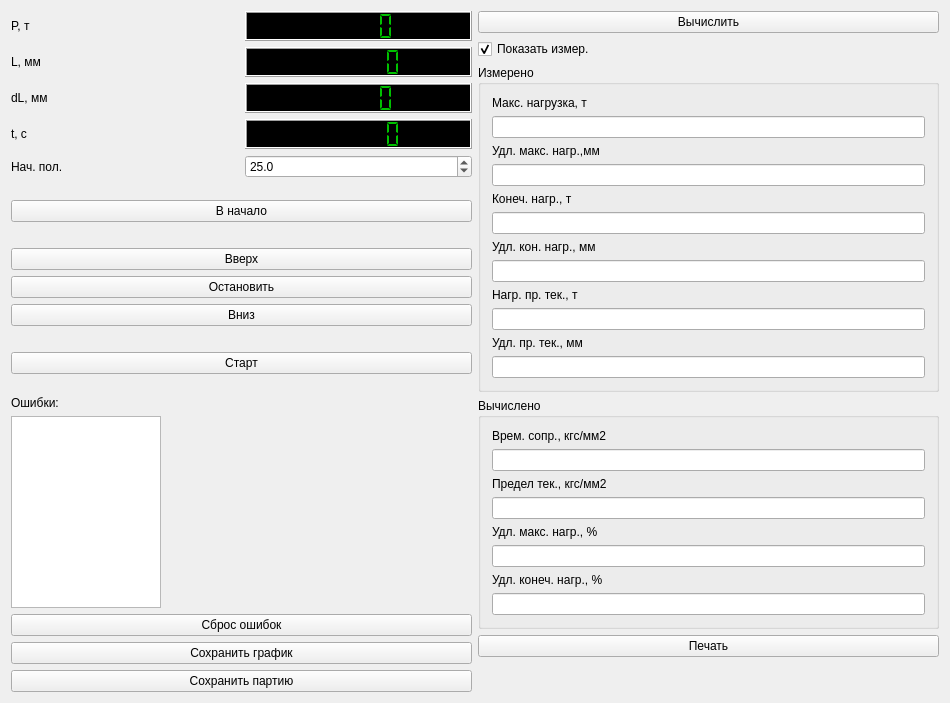
<?xml version="1.0" encoding="UTF-8"?>
<ui version="4.0">
 <class>MainWidget</class>
 <widget class="QWidget" name="MainWidget">
  <property name="windowModality">
   <enum>Qt::ApplicationModal</enum>
  </property>
  <property name="geometry">
   <rect>
    <x>0</x>
    <y>0</y>
    <width>950</width>
    <height>703</height>
   </rect>
  </property>
  <property name="windowTitle">
   <string>Испытание образца</string>
  </property>
  <layout class="QHBoxLayout" name="horizontalLayout_6">
   <item>
    <layout class="QVBoxLayout" name="verticalLayout_4">
     <item>
      <layout class="QHBoxLayout" name="horizontalLayout">
       <item>
        <widget class="QLabel" name="label_11">
         <property name="text">
          <string>P, т</string>
         </property>
        </widget>
       </item>
       <item>
        <widget class="QLCDNumber" name="lcdNumberP">
         <property name="sizePolicy">
          <sizepolicy hsizetype="Minimum" vsizetype="Minimum">
           <horstretch>0</horstretch>
           <verstretch>0</verstretch>
          </sizepolicy>
         </property>
         <property name="minimumSize">
          <size>
           <width>0</width>
           <height>30</height>
          </size>
         </property>
         <property name="palette">
          <palette>
           <active>
            <colorrole role="WindowText">
             <brush brushstyle="SolidPattern">
              <color alpha="255">
               <red>0</red>
               <green>192</green>
               <blue>0</blue>
              </color>
             </brush>
            </colorrole>
            <colorrole role="Base">
             <brush brushstyle="SolidPattern">
              <color alpha="255">
               <red>255</red>
               <green>255</green>
               <blue>255</blue>
              </color>
             </brush>
            </colorrole>
            <colorrole role="Window">
             <brush brushstyle="SolidPattern">
              <color alpha="255">
               <red>0</red>
               <green>0</green>
               <blue>0</blue>
              </color>
             </brush>
            </colorrole>
           </active>
           <inactive>
            <colorrole role="WindowText">
             <brush brushstyle="SolidPattern">
              <color alpha="255">
               <red>0</red>
               <green>192</green>
               <blue>0</blue>
              </color>
             </brush>
            </colorrole>
            <colorrole role="Base">
             <brush brushstyle="SolidPattern">
              <color alpha="255">
               <red>255</red>
               <green>255</green>
               <blue>255</blue>
              </color>
             </brush>
            </colorrole>
            <colorrole role="Window">
             <brush brushstyle="SolidPattern">
              <color alpha="255">
               <red>0</red>
               <green>0</green>
               <blue>0</blue>
              </color>
             </brush>
            </colorrole>
           </inactive>
           <disabled>
            <colorrole role="WindowText">
             <brush brushstyle="SolidPattern">
              <color alpha="255">
               <red>144</red>
               <green>141</green>
               <blue>139</blue>
              </color>
             </brush>
            </colorrole>
            <colorrole role="Base">
             <brush brushstyle="SolidPattern">
              <color alpha="255">
               <red>0</red>
               <green>0</green>
               <blue>0</blue>
              </color>
             </brush>
            </colorrole>
            <colorrole role="Window">
             <brush brushstyle="SolidPattern">
              <color alpha="255">
               <red>0</red>
               <green>0</green>
               <blue>0</blue>
              </color>
             </brush>
            </colorrole>
           </disabled>
          </palette>
         </property>
         <property name="autoFillBackground">
          <bool>true</bool>
         </property>
         <property name="frameShape">
          <enum>QFrame::Box</enum>
         </property>
         <property name="frameShadow">
          <enum>QFrame::Raised</enum>
         </property>
         <property name="smallDecimalPoint">
          <bool>false</bool>
         </property>
         <property name="digitCount">
          <number>5</number>
         </property>
         <property name="segmentStyle">
          <enum>QLCDNumber::Flat</enum>
         </property>
         <property name="value" stdset="0">
          <double>0.000000000000000</double>
         </property>
        </widget>
       </item>
      </layout>
     </item>
     <item>
      <layout class="QHBoxLayout" name="horizontalLayout_2">
       <item>
        <widget class="QLabel" name="label_12">
         <property name="text">
          <string>L, мм</string>
         </property>
        </widget>
       </item>
       <item>
        <widget class="QLCDNumber" name="lcdNumberL">
         <property name="sizePolicy">
          <sizepolicy hsizetype="Minimum" vsizetype="Minimum">
           <horstretch>0</horstretch>
           <verstretch>0</verstretch>
          </sizepolicy>
         </property>
         <property name="minimumSize">
          <size>
           <width>0</width>
           <height>30</height>
          </size>
         </property>
         <property name="palette">
          <palette>
           <active>
            <colorrole role="WindowText">
             <brush brushstyle="SolidPattern">
              <color alpha="255">
               <red>0</red>
               <green>192</green>
               <blue>0</blue>
              </color>
             </brush>
            </colorrole>
            <colorrole role="Base">
             <brush brushstyle="SolidPattern">
              <color alpha="255">
               <red>255</red>
               <green>255</green>
               <blue>255</blue>
              </color>
             </brush>
            </colorrole>
            <colorrole role="Window">
             <brush brushstyle="SolidPattern">
              <color alpha="255">
               <red>0</red>
               <green>0</green>
               <blue>0</blue>
              </color>
             </brush>
            </colorrole>
           </active>
           <inactive>
            <colorrole role="WindowText">
             <brush brushstyle="SolidPattern">
              <color alpha="255">
               <red>0</red>
               <green>192</green>
               <blue>0</blue>
              </color>
             </brush>
            </colorrole>
            <colorrole role="Base">
             <brush brushstyle="SolidPattern">
              <color alpha="255">
               <red>255</red>
               <green>255</green>
               <blue>255</blue>
              </color>
             </brush>
            </colorrole>
            <colorrole role="Window">
             <brush brushstyle="SolidPattern">
              <color alpha="255">
               <red>0</red>
               <green>0</green>
               <blue>0</blue>
              </color>
             </brush>
            </colorrole>
           </inactive>
           <disabled>
            <colorrole role="WindowText">
             <brush brushstyle="SolidPattern">
              <color alpha="255">
               <red>144</red>
               <green>141</green>
               <blue>139</blue>
              </color>
             </brush>
            </colorrole>
            <colorrole role="Base">
             <brush brushstyle="SolidPattern">
              <color alpha="255">
               <red>0</red>
               <green>0</green>
               <blue>0</blue>
              </color>
             </brush>
            </colorrole>
            <colorrole role="Window">
             <brush brushstyle="SolidPattern">
              <color alpha="255">
               <red>0</red>
               <green>0</green>
               <blue>0</blue>
              </color>
             </brush>
            </colorrole>
           </disabled>
          </palette>
         </property>
         <property name="autoFillBackground">
          <bool>true</bool>
         </property>
         <property name="frameShadow">
          <enum>QFrame::Raised</enum>
         </property>
         <property name="digitCount">
          <number>6</number>
         </property>
         <property name="segmentStyle">
          <enum>QLCDNumber::Flat</enum>
         </property>
        </widget>
       </item>
      </layout>
     </item>
     <item>
      <layout class="QHBoxLayout" name="horizontalLayout_3">
       <item>
        <widget class="QLabel" name="label_13">
         <property name="text">
          <string>dL, мм</string>
         </property>
        </widget>
       </item>
       <item>
        <widget class="QLCDNumber" name="lcdNumberdL">
         <property name="sizePolicy">
          <sizepolicy hsizetype="Minimum" vsizetype="Minimum">
           <horstretch>0</horstretch>
           <verstretch>0</verstretch>
          </sizepolicy>
         </property>
         <property name="minimumSize">
          <size>
           <width>0</width>
           <height>30</height>
          </size>
         </property>
         <property name="palette">
          <palette>
           <active>
            <colorrole role="WindowText">
             <brush brushstyle="SolidPattern">
              <color alpha="255">
               <red>0</red>
               <green>192</green>
               <blue>0</blue>
              </color>
             </brush>
            </colorrole>
            <colorrole role="Base">
             <brush brushstyle="SolidPattern">
              <color alpha="255">
               <red>255</red>
               <green>255</green>
               <blue>255</blue>
              </color>
             </brush>
            </colorrole>
            <colorrole role="Window">
             <brush brushstyle="SolidPattern">
              <color alpha="255">
               <red>0</red>
               <green>0</green>
               <blue>0</blue>
              </color>
             </brush>
            </colorrole>
           </active>
           <inactive>
            <colorrole role="WindowText">
             <brush brushstyle="SolidPattern">
              <color alpha="255">
               <red>0</red>
               <green>192</green>
               <blue>0</blue>
              </color>
             </brush>
            </colorrole>
            <colorrole role="Base">
             <brush brushstyle="SolidPattern">
              <color alpha="255">
               <red>255</red>
               <green>255</green>
               <blue>255</blue>
              </color>
             </brush>
            </colorrole>
            <colorrole role="Window">
             <brush brushstyle="SolidPattern">
              <color alpha="255">
               <red>0</red>
               <green>0</green>
               <blue>0</blue>
              </color>
             </brush>
            </colorrole>
           </inactive>
           <disabled>
            <colorrole role="WindowText">
             <brush brushstyle="SolidPattern">
              <color alpha="255">
               <red>144</red>
               <green>141</green>
               <blue>139</blue>
              </color>
             </brush>
            </colorrole>
            <colorrole role="Base">
             <brush brushstyle="SolidPattern">
              <color alpha="255">
               <red>0</red>
               <green>0</green>
               <blue>0</blue>
              </color>
             </brush>
            </colorrole>
            <colorrole role="Window">
             <brush brushstyle="SolidPattern">
              <color alpha="255">
               <red>0</red>
               <green>0</green>
               <blue>0</blue>
              </color>
             </brush>
            </colorrole>
           </disabled>
          </palette>
         </property>
         <property name="autoFillBackground">
          <bool>true</bool>
         </property>
         <property name="frameShadow">
          <enum>QFrame::Raised</enum>
         </property>
         <property name="segmentStyle">
          <enum>QLCDNumber::Flat</enum>
         </property>
        </widget>
       </item>
      </layout>
     </item>
     <item>
      <layout class="QHBoxLayout" name="horizontalLayout_4">
       <item>
        <widget class="QLabel" name="label_14">
         <property name="text">
          <string>t, c</string>
         </property>
        </widget>
       </item>
       <item>
        <widget class="QLCDNumber" name="lcdNumberT">
         <property name="sizePolicy">
          <sizepolicy hsizetype="Minimum" vsizetype="Minimum">
           <horstretch>0</horstretch>
           <verstretch>0</verstretch>
          </sizepolicy>
         </property>
         <property name="minimumSize">
          <size>
           <width>0</width>
           <height>30</height>
          </size>
         </property>
         <property name="palette">
          <palette>
           <active>
            <colorrole role="WindowText">
             <brush brushstyle="SolidPattern">
              <color alpha="255">
               <red>0</red>
               <green>192</green>
               <blue>0</blue>
              </color>
             </brush>
            </colorrole>
            <colorrole role="Base">
             <brush brushstyle="SolidPattern">
              <color alpha="255">
               <red>255</red>
               <green>255</green>
               <blue>255</blue>
              </color>
             </brush>
            </colorrole>
            <colorrole role="Window">
             <brush brushstyle="SolidPattern">
              <color alpha="255">
               <red>0</red>
               <green>0</green>
               <blue>0</blue>
              </color>
             </brush>
            </colorrole>
           </active>
           <inactive>
            <colorrole role="WindowText">
             <brush brushstyle="SolidPattern">
              <color alpha="255">
               <red>0</red>
               <green>192</green>
               <blue>0</blue>
              </color>
             </brush>
            </colorrole>
            <colorrole role="Base">
             <brush brushstyle="SolidPattern">
              <color alpha="255">
               <red>255</red>
               <green>255</green>
               <blue>255</blue>
              </color>
             </brush>
            </colorrole>
            <colorrole role="Window">
             <brush brushstyle="SolidPattern">
              <color alpha="255">
               <red>0</red>
               <green>0</green>
               <blue>0</blue>
              </color>
             </brush>
            </colorrole>
           </inactive>
           <disabled>
            <colorrole role="WindowText">
             <brush brushstyle="SolidPattern">
              <color alpha="255">
               <red>144</red>
               <green>141</green>
               <blue>139</blue>
              </color>
             </brush>
            </colorrole>
            <colorrole role="Base">
             <brush brushstyle="SolidPattern">
              <color alpha="255">
               <red>0</red>
               <green>0</green>
               <blue>0</blue>
              </color>
             </brush>
            </colorrole>
            <colorrole role="Window">
             <brush brushstyle="SolidPattern">
              <color alpha="255">
               <red>0</red>
               <green>0</green>
               <blue>0</blue>
              </color>
             </brush>
            </colorrole>
           </disabled>
          </palette>
         </property>
         <property name="autoFillBackground">
          <bool>true</bool>
         </property>
         <property name="frameShadow">
          <enum>QFrame::Raised</enum>
         </property>
         <property name="digitCount">
          <number>6</number>
         </property>
         <property name="segmentStyle">
          <enum>QLCDNumber::Flat</enum>
         </property>
        </widget>
       </item>
      </layout>
     </item>
     <item>
      <layout class="QHBoxLayout" name="horizontalLayout_5">
       <item>
        <widget class="QLabel" name="label_16">
         <property name="text">
          <string>Нач. пол.</string>
         </property>
        </widget>
       </item>
       <item>
        <widget class="QDoubleSpinBox" name="doubleSpinBoxNu">
         <property name="decimals">
          <number>1</number>
         </property>
         <property name="maximum">
          <double>1000.000000000000000</double>
         </property>
         <property name="value">
          <double>25.000000000000000</double>
         </property>
        </widget>
       </item>
      </layout>
     </item>
     <item>
      <spacer name="verticalSpacer_2">
       <property name="orientation">
        <enum>Qt::Vertical</enum>
       </property>
       <property name="sizeHint" stdset="0">
        <size>
         <width>20</width>
         <height>40</height>
        </size>
       </property>
      </spacer>
     </item>
     <item>
      <widget class="QPushButton" name="cmdNu">
       <property name="text">
        <string>В начало</string>
       </property>
      </widget>
     </item>
     <item>
      <widget class="QLabel" name="labelUp">
       <property name="text">
        <string/>
       </property>
       <property name="pixmap">
        <pixmap resource="res.qrc">:/off.png</pixmap>
       </property>
       <property name="alignment">
        <set>Qt::AlignCenter</set>
       </property>
      </widget>
     </item>
     <item>
      <widget class="QPushButton" name="cmdUp">
       <property name="sizePolicy">
        <sizepolicy hsizetype="Minimum" vsizetype="Fixed">
         <horstretch>0</horstretch>
         <verstretch>0</verstretch>
        </sizepolicy>
       </property>
       <property name="text">
        <string>Вверх</string>
       </property>
      </widget>
     </item>
     <item>
      <widget class="QPushButton" name="cmdBrake">
       <property name="sizePolicy">
        <sizepolicy hsizetype="Minimum" vsizetype="Fixed">
         <horstretch>0</horstretch>
         <verstretch>0</verstretch>
        </sizepolicy>
       </property>
       <property name="text">
        <string>Остановить</string>
       </property>
      </widget>
     </item>
     <item>
      <widget class="QPushButton" name="cmdDown">
       <property name="sizePolicy">
        <sizepolicy hsizetype="Minimum" vsizetype="Fixed">
         <horstretch>0</horstretch>
         <verstretch>0</verstretch>
        </sizepolicy>
       </property>
       <property name="text">
        <string>Вниз</string>
       </property>
      </widget>
     </item>
     <item>
      <widget class="QLabel" name="labelDown">
       <property name="text">
        <string/>
       </property>
       <property name="pixmap">
        <pixmap resource="res.qrc">:/off.png</pixmap>
       </property>
       <property name="alignment">
        <set>Qt::AlignCenter</set>
       </property>
      </widget>
     </item>
     <item>
      <widget class="QPushButton" name="cmdStart">
       <property name="sizePolicy">
        <sizepolicy hsizetype="Minimum" vsizetype="Fixed">
         <horstretch>0</horstretch>
         <verstretch>0</verstretch>
        </sizepolicy>
       </property>
       <property name="text">
        <string>Старт</string>
       </property>
      </widget>
     </item>
     <item>
      <spacer name="verticalSpacer_3">
       <property name="orientation">
        <enum>Qt::Vertical</enum>
       </property>
       <property name="sizeHint" stdset="0">
        <size>
         <width>20</width>
         <height>40</height>
        </size>
       </property>
      </spacer>
     </item>
     <item>
      <widget class="QLabel" name="label_15">
       <property name="text">
        <string>Ошибки:</string>
       </property>
      </widget>
     </item>
     <item>
      <widget class="QListWidget" name="listWidgetError">
       <property name="sizePolicy">
        <sizepolicy hsizetype="Maximum" vsizetype="Fixed">
         <horstretch>0</horstretch>
         <verstretch>0</verstretch>
        </sizepolicy>
       </property>
       <property name="maximumSize">
        <size>
         <width>150</width>
         <height>16777215</height>
        </size>
       </property>
       <property name="contextMenuPolicy">
        <enum>Qt::NoContextMenu</enum>
       </property>
       <property name="autoFillBackground">
        <bool>false</bool>
       </property>
       <property name="textElideMode">
        <enum>Qt::ElideMiddle</enum>
       </property>
       <property name="selectionRectVisible">
        <bool>false</bool>
       </property>
      </widget>
     </item>
     <item>
      <widget class="QPushButton" name="cmdReset">
       <property name="text">
        <string>Сброс ошибок</string>
       </property>
      </widget>
     </item>
     <item>
      <widget class="QPushButton" name="cmdSave">
       <property name="sizePolicy">
        <sizepolicy hsizetype="Minimum" vsizetype="Fixed">
         <horstretch>0</horstretch>
         <verstretch>0</verstretch>
        </sizepolicy>
       </property>
       <property name="text">
        <string>Сохранить график</string>
       </property>
      </widget>
     </item>
     <item>
      <widget class="QPushButton" name="cmdSavePart">
       <property name="text">
        <string>Сохранить партию</string>
       </property>
      </widget>
     </item>
    </layout>
   </item>
   <item>
    <layout class="QVBoxLayout" name="verticalLayoutPlot"/>
   </item>
   <item>
    <layout class="QVBoxLayout" name="verticalLayout">
     <item>
      <widget class="QPushButton" name="cmdCalc">
       <property name="text">
        <string>Вычислить</string>
       </property>
      </widget>
     </item>
     <item>
      <widget class="QCheckBox" name="checkBoxIzm">
       <property name="text">
        <string>Показать измер.</string>
       </property>
       <property name="checked">
        <bool>true</bool>
       </property>
      </widget>
     </item>
     <item>
      <widget class="QGroupBox" name="groupBox">
       <property name="sizePolicy">
        <sizepolicy hsizetype="Minimum" vsizetype="Preferred">
         <horstretch>0</horstretch>
         <verstretch>0</verstretch>
        </sizepolicy>
       </property>
       <property name="title">
        <string>Измерено</string>
       </property>
       <layout class="QVBoxLayout" name="verticalLayout_2">
        <item>
         <widget class="QLabel" name="label">
          <property name="text">
           <string>Макс. нагрузка, т</string>
          </property>
         </widget>
        </item>
        <item>
         <widget class="QLineEdit" name="lineEditPmax">
          <property name="sizePolicy">
           <sizepolicy hsizetype="Minimum" vsizetype="Fixed">
            <horstretch>0</horstretch>
            <verstretch>0</verstretch>
           </sizepolicy>
          </property>
          <property name="readOnly">
           <bool>true</bool>
          </property>
         </widget>
        </item>
        <item>
         <widget class="QLabel" name="label_2">
          <property name="text">
           <string>Удл. макс. нагр.,мм</string>
          </property>
         </widget>
        </item>
        <item>
         <widget class="QLineEdit" name="lineEditLPmax">
          <property name="sizePolicy">
           <sizepolicy hsizetype="Minimum" vsizetype="Fixed">
            <horstretch>0</horstretch>
            <verstretch>0</verstretch>
           </sizepolicy>
          </property>
          <property name="readOnly">
           <bool>true</bool>
          </property>
         </widget>
        </item>
        <item>
         <widget class="QLabel" name="label_3">
          <property name="text">
           <string>Конеч. нагр., т</string>
          </property>
         </widget>
        </item>
        <item>
         <widget class="QLineEdit" name="lineEditPend">
          <property name="sizePolicy">
           <sizepolicy hsizetype="Minimum" vsizetype="Fixed">
            <horstretch>0</horstretch>
            <verstretch>0</verstretch>
           </sizepolicy>
          </property>
          <property name="readOnly">
           <bool>true</bool>
          </property>
         </widget>
        </item>
        <item>
         <widget class="QLabel" name="label_4">
          <property name="text">
           <string>Удл. кон. нагр., мм</string>
          </property>
         </widget>
        </item>
        <item>
         <widget class="QLineEdit" name="lineEditLPend">
          <property name="sizePolicy">
           <sizepolicy hsizetype="Minimum" vsizetype="Fixed">
            <horstretch>0</horstretch>
            <verstretch>0</verstretch>
           </sizepolicy>
          </property>
          <property name="readOnly">
           <bool>true</bool>
          </property>
         </widget>
        </item>
        <item>
         <widget class="QLabel" name="label_5">
          <property name="text">
           <string>Нагр. пр. тек., т</string>
          </property>
         </widget>
        </item>
        <item>
         <widget class="QLineEdit" name="lineEditPtek">
          <property name="sizePolicy">
           <sizepolicy hsizetype="Minimum" vsizetype="Fixed">
            <horstretch>0</horstretch>
            <verstretch>0</verstretch>
           </sizepolicy>
          </property>
          <property name="readOnly">
           <bool>true</bool>
          </property>
         </widget>
        </item>
        <item>
         <widget class="QLabel" name="label_6">
          <property name="text">
           <string>Удл. пр. тек., мм</string>
          </property>
         </widget>
        </item>
        <item>
         <widget class="QLineEdit" name="lineEditLPtek">
          <property name="sizePolicy">
           <sizepolicy hsizetype="Minimum" vsizetype="Fixed">
            <horstretch>0</horstretch>
            <verstretch>0</verstretch>
           </sizepolicy>
          </property>
          <property name="readOnly">
           <bool>true</bool>
          </property>
         </widget>
        </item>
       </layout>
      </widget>
     </item>
     <item>
      <widget class="QGroupBox" name="groupBox_2">
       <property name="sizePolicy">
        <sizepolicy hsizetype="Minimum" vsizetype="Preferred">
         <horstretch>0</horstretch>
         <verstretch>0</verstretch>
        </sizepolicy>
       </property>
       <property name="title">
        <string>Вычислено</string>
       </property>
       <layout class="QVBoxLayout" name="verticalLayout_3">
        <item>
         <widget class="QLabel" name="label_10">
          <property name="text">
           <string>Врем. сопр., кгс/мм2</string>
          </property>
         </widget>
        </item>
        <item>
         <widget class="QLineEdit" name="lineEditVr">
          <property name="sizePolicy">
           <sizepolicy hsizetype="Minimum" vsizetype="Fixed">
            <horstretch>0</horstretch>
            <verstretch>0</verstretch>
           </sizepolicy>
          </property>
          <property name="readOnly">
           <bool>true</bool>
          </property>
         </widget>
        </item>
        <item>
         <widget class="QLabel" name="label_7">
          <property name="text">
           <string>Предел тек., кгс/мм2</string>
          </property>
         </widget>
        </item>
        <item>
         <widget class="QLineEdit" name="lineEditTek">
          <property name="sizePolicy">
           <sizepolicy hsizetype="Minimum" vsizetype="Fixed">
            <horstretch>0</horstretch>
            <verstretch>0</verstretch>
           </sizepolicy>
          </property>
          <property name="readOnly">
           <bool>true</bool>
          </property>
         </widget>
        </item>
        <item>
         <widget class="QLabel" name="label_8">
          <property name="text">
           <string>Удл. макс. нагр., %</string>
          </property>
         </widget>
        </item>
        <item>
         <widget class="QLineEdit" name="lineEditL">
          <property name="sizePolicy">
           <sizepolicy hsizetype="Minimum" vsizetype="Fixed">
            <horstretch>0</horstretch>
            <verstretch>0</verstretch>
           </sizepolicy>
          </property>
          <property name="readOnly">
           <bool>true</bool>
          </property>
         </widget>
        </item>
        <item>
         <widget class="QLabel" name="label_9">
          <property name="text">
           <string>Удл. конеч. нагр., %</string>
          </property>
         </widget>
        </item>
        <item>
         <widget class="QLineEdit" name="lineEditLend">
          <property name="sizePolicy">
           <sizepolicy hsizetype="Minimum" vsizetype="Fixed">
            <horstretch>0</horstretch>
            <verstretch>0</verstretch>
           </sizepolicy>
          </property>
          <property name="readOnly">
           <bool>true</bool>
          </property>
         </widget>
        </item>
       </layout>
      </widget>
     </item>
     <item>
      <widget class="QPushButton" name="cmdPrint">
       <property name="text">
        <string>Печать</string>
       </property>
      </widget>
     </item>
     <item>
      <spacer name="verticalSpacer">
       <property name="orientation">
        <enum>Qt::Vertical</enum>
       </property>
       <property name="sizeHint" stdset="0">
        <size>
         <width>20</width>
         <height>40</height>
        </size>
       </property>
      </spacer>
     </item>
    </layout>
   </item>
  </layout>
 </widget>
 <layoutdefault spacing="6" margin="11"/>
 <resources>
  <include location="res.qrc"/>
 </resources>
 <connections/>
</ui>
